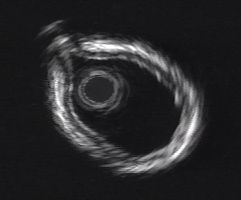
%> input picture Lab_11/p_16_5.jpg, 241 x 200 px
$ octave phg_lab_11.m   (GNU Octave 9; MATLAB toolbox functions it lacks are replaced by stand-ins)
%> lines starting %> are read from the running program, lines starting %| are printed output that depends on the picture; in (x1, y1, x2, y2) boxes, pixels count from 0 and x2, y2 are one past the last pixel; in counts of white or black regions, pixels touching at a corner belong together; the program's own positions count from 1
### Lab_11/regiongrowing.m
function J=regiongrowing(I,x,y,reg_maxdist)
% This function performs "region growing" in an image from a specified
% seedpoint (x,y)
%
% J = regiongrowing(I,x,y,t)
%
% I : input image
% J : logical output image of region
% x,y : the position of the seedpoint (if not given uses function getpts)
% t : maximum intensity distance (defaults to 0.2)
%
% The region is iteratively grown by comparing all unallocated neighbouring pixels to the region.
% The difference between a pixel's intensity value and the region's mean,
% is used as a measure of similarity. The pixel with the smallest difference
% measured this way is allocated to the respective region.
% This process stops when the intensity difference between region mean and
% new pixel become larger than a certain treshold (t)
%
% Example:
%
% I = im2double(imread('medtest.png'));
% x=198; y=359;
% J = regiongrowing(I,x,y,0.2);
% figure, imshow(I+J);
%
% Author: D. Kroon, University of Twente

if(exist('reg_maxdist','var')==0), reg_maxdist=0.2; end
if(exist('y','var')==0), figure, imshow(I,[]); [y,x]=getpts; y=round(y(1)); x=round(x(1)); end

J = zeros(size(I)); % Output
Isizes = size(I); % Dimensions of input image

reg_mean = I(x,y); % The mean of the segmented region
reg_size = 1; % Number of pixels in region

% Free memory to store neighbours of the (segmented) region
neg_free = 10000; neg_pos=0;
neg_list = zeros(neg_free,3);

pixdist=0; % Distance of the region newest pixel to the regio mean

% Neighbor locations (footprint)
neigb=[-1 0; 1 0; 0 -1;0 1];

% Start regiogrowing until distance between regio and posible new pixels become
% higher than a certain treshold
while(pixdist<reg_maxdist&&reg_size<numel(I))

    % Add new neighbors pixels
    for j=1:4
        % Calculate the neighbour coordinate
        xn = x +neigb(j,1); yn = y +neigb(j,2);

        % Check if neighbour is inside or outside the image
        ins=(xn>=1)&&(yn>=1)&&(xn<=Isizes(1))&&(yn<=Isizes(2));

        % Add neighbor if inside and not already part of the segmented area
        if(ins&&(J(xn,yn)==0))
                neg_pos = neg_pos+1;
                neg_list(neg_pos,:) = [xn yn I(xn,yn)]; J(xn,yn)=1;
        end
    end

    % Add a new block of free memory
    if(neg_pos+10>neg_free), neg_free=neg_free+10000; neg_list((neg_pos+1):neg_free,:)=0; end

    % Add pixel with intensity nearest to the mean of the region, to the region
    dist = abs(neg_list(1:neg_pos,3)-reg_mean);
    [pixdist, index] = min(dist);
    J(x,y)=2; reg_size=reg_size+1;

    % Calculate the new mean of the region
    reg_mean= (reg_mean*reg_size + neg_list(index,3))/(reg_size+1);

    % Save the x and y coordinates of the pixel (for the neighbour add proccess)
    x = neg_list(index,1); y = neg_list(index,2);

    % Remove the pixel from the neighbour (check) list
    neg_list(index,:)=neg_list(neg_pos,:); neg_pos=neg_pos-1;
end

% Return the segmented area as logical matrix
J=J>1;

### Lab_11/phg_lab_11.m
%% BIOENGENHARIA - LABORATORIO 11
%
% Aluno: Pedro Henrique Garcia Macedo - R.A.: 1829696

%% Exercício 1
image = imread("p_16_5.jpg");
%> image is the input picture: size 200x241x3 uint8; mean R, G, B 40.2, 40.2, 42.1
image = rgb2gray(image);
%> image: size 200x241 uint8

imtool(image)

% unidade é px
largura_parede = 27.62;
diametro_vaso = 102.22;
diametro_cateter = 41.97;
larg_relativa = largura_parede/diametro_vaso;

% a unidade é mm/px
razao_diametral = 5/diametro_cateter;
% unidade mm
largura_parede_mm = razao_diametral*largura_parede;

%% Exercício 2
img = imread("p_16_6.jpg");
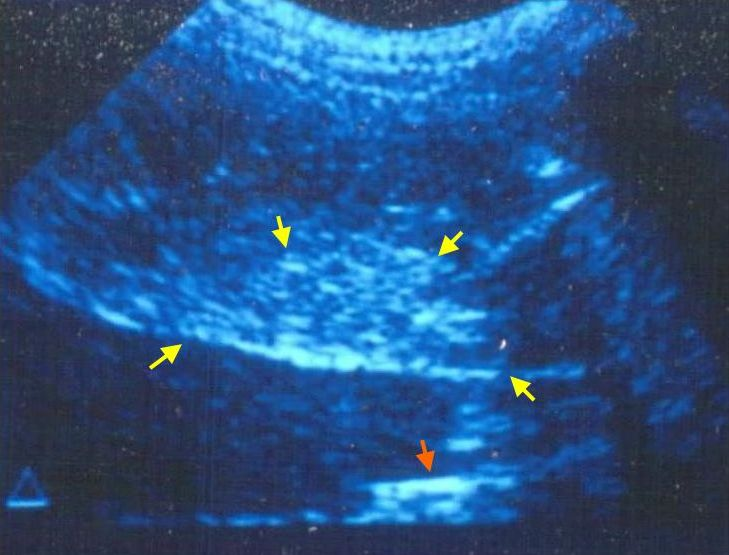
%> input picture Lab_11/p_16_6.jpg, 729 x 555 px
%> img is the input picture: size 555x729x3 uint8; mean R, G, B 39.9, 81.3, 130.8
figure(1)
imshow(img)
img = rgb2gray(img);
%> img: size 555x729 uint8
img = double(img);
%> img: size 555x729 double
img = img./max(img);
img = histeq(img);
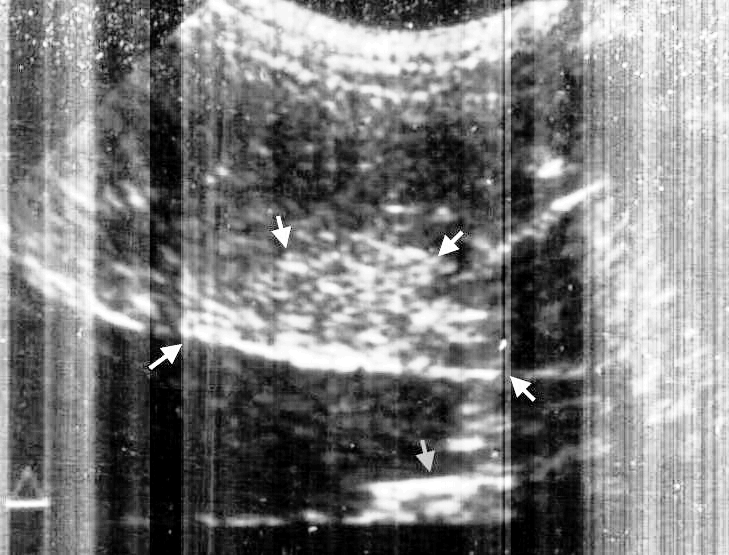
%> img: size 555x729 double; min 0, max 1, mean 0.496
figure(2)
imshow(img);
X = 345; Y = 286;
J = regiongrowing(img, X, Y, 0.26);
%> in regiongrowing, `reg_mean = I(x,y);`: reg_mean = 0.968
%> the loop in regiongrowing, `while(pixdist<reg_maxdist&&reg_size<numel(I))` made 40463 passes
%> (pixdist, index, x, y, neg_pos) on passes 4, 8, 9: (1.11e-16, 2, 345, 288, 7), (1.11e-16, 2, 345, 290, 11), (1.11e-16, 2, 346, 290, 12)
%> after the loop in regiongrowing, `while(pixdist<reg_maxdist&&reg_size<numel(I))`:
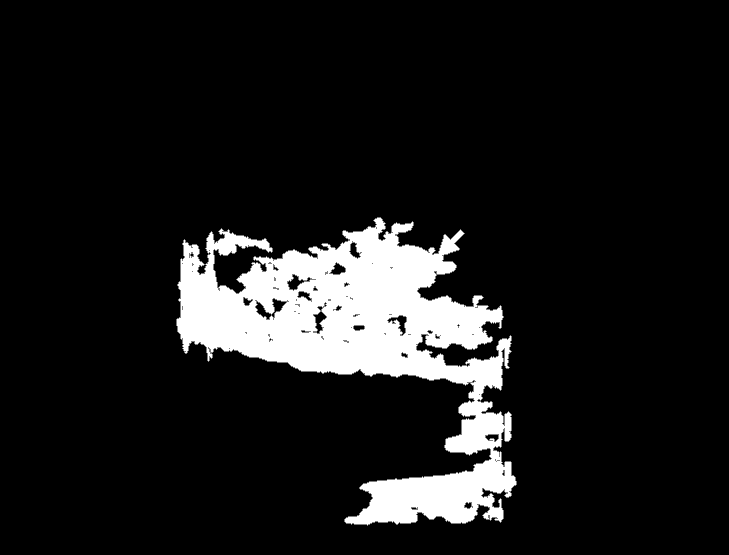
%> J: size 555x729 double; min 0, max 2, mean 0.209; drawn with min black and max white
%> after the loop in regiongrowing, `while(pixdist<reg_maxdist&&reg_size<numel(I))`: neg_free = 10000; neg_pos = 3791; reg_mean = 0.759; reg_size = 40464
%> in regiongrowing, `J=J>1;`:
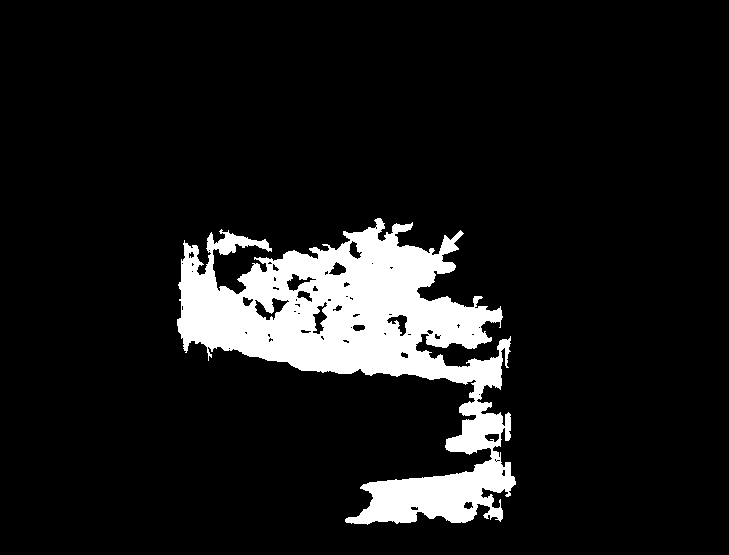
%> J: size 555x729 logical; 10% white; 1 white region, box (x1, y1, x2, y2) and area: (177, 218, 516, 525) 40463
figure(3)
imshow(img+J)
disp('done')

%% Exercício 3
clear
clc
img = imread("p_16_7.jpg");
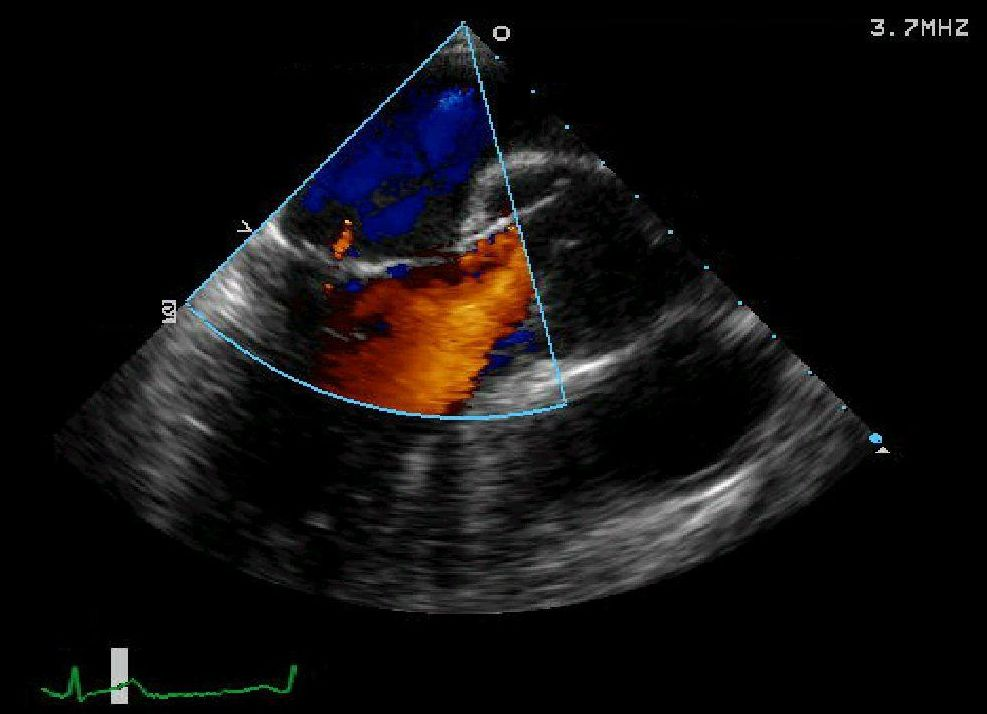
%> input picture Lab_11/p_16_7.jpg, 987 x 714 px
%> img is the input picture: size 714x987x3 uint8; mean R, G, B 17.8, 15.6, 15.9
[r,g,b] = imsplit(img);

% retiramos todos os valores de pixel com intensidade menor que
threshold = 60;
r = (r>threshold).*r;
g = (g>threshold).*g;
b = (b>threshold).*b;
% retorna ao rgb
img = cat(3, r, g, b);

% essas 3 linhas demoraram 40 minutos
img = double(img);
%> img: size 714x987x3 double
img = img./max(max(img));
img = uint8(img*255);

gray = rgb2gray(img);
% thresholding em imagens grayscale
% setando pixels com alta intensidade de brilho pra zero
pixels_brilhantes = gray > 250;
%> pixels_brilhantes: size 714x987 logical; 0% white in thin lines or dots, all inside (x1, y1, x2, y2) = (271, 227, 724, 489)
gray(pixels_brilhantes) = 0;
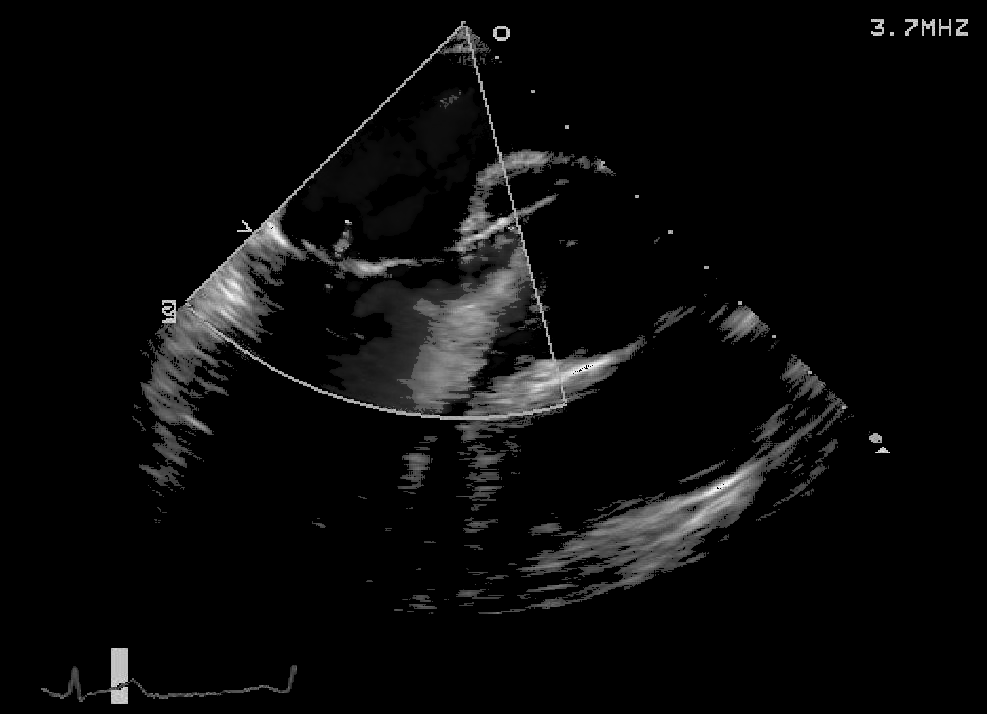
%> gray: size 714x987 uint8; min 0, max 250, mean 10.5

% 2 regioes
gray = double(gray);
%> gray: size 714x987 double
X = 370; Y = 155;
J1 = regiongrowing(gray, X, Y, 0.26);
%> the loop in regiongrowing (call 2), `while(pixdist<reg_maxdist&&reg_size<numel(I))` made 1 pass
%> (dist, pixdist, index, reg_mean, x, y, neg_pos) on pass 1: ([5; 4; 4; 1], 1, 4, 72.67, 370, 156, 3)
%> in regiongrowing (call 2), `J=J>1;`: J: size 714x987 logical; 0% white in thin lines or dots, all inside (x1, y1, x2, y2) = (154, 369, 155, 370)
X = 406; Y = 361;
J2 = regiongrowing(gray, X, Y, 0.26)
%> in regiongrowing (call 3), `J=J>1;`: J: size 714x987 logical; 0% white in thin lines or dots, all inside (x1, y1, x2, y2) = (360, 405, 361, 406)
J = J1 + J2;
%> J: size 714x987 double; values 0 (black) and 1 (white), 0% white in thin lines or dots, all inside (x1, y1, x2, y2) = (154, 369, 361, 406)
imshow(img+J)


figure(1)
img = rgb2gray(img);
imshow(img+pixels_brilhantes)
figure(2)
imshow(gray)
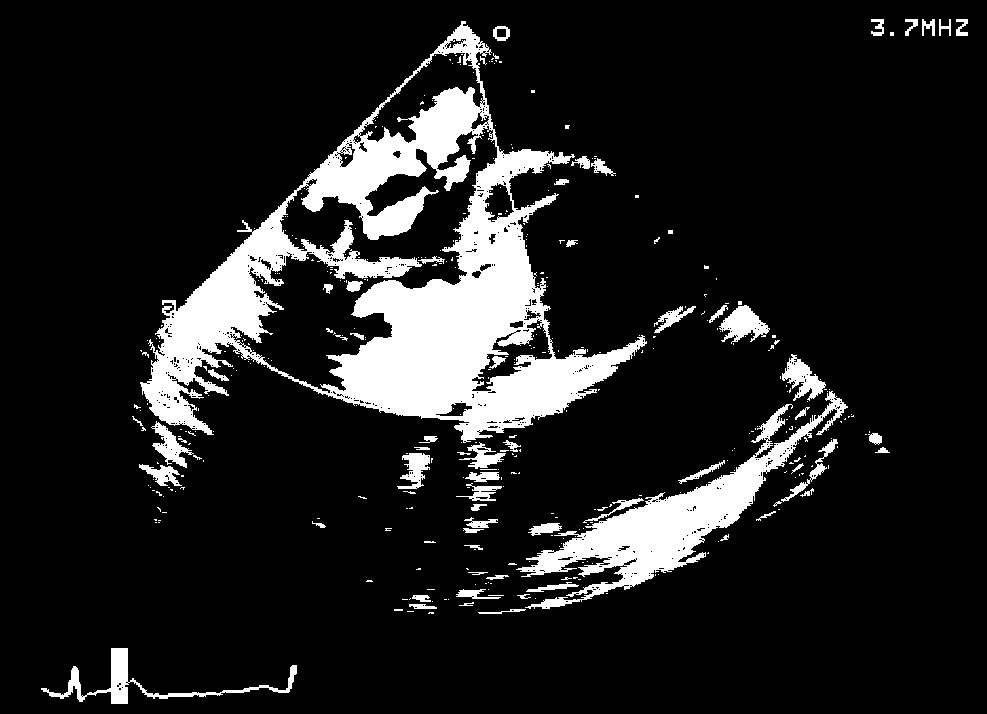
%> displayed picture: size 714x987, on the screen's scale of 0 to 255; 12.8% white; 397 white regions (330 under 20 px), largest, box (x1, y1, x2, y2) and area: (140, 21, 647, 443) 62602, (516, 391, 848, 609) 14072, (41, 648, 297, 704) 2113
